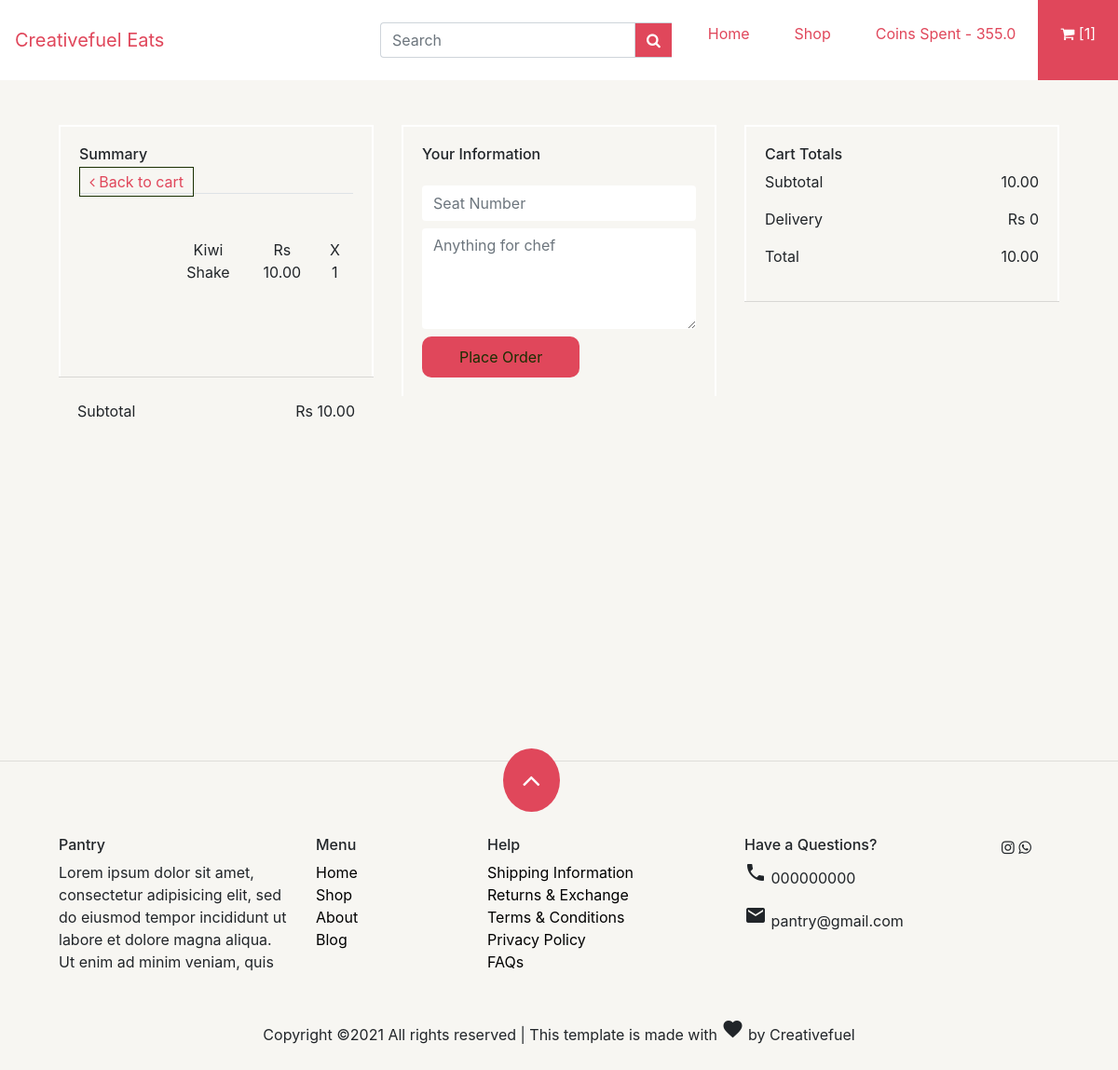
The app's page /checkout (signed in), older data.
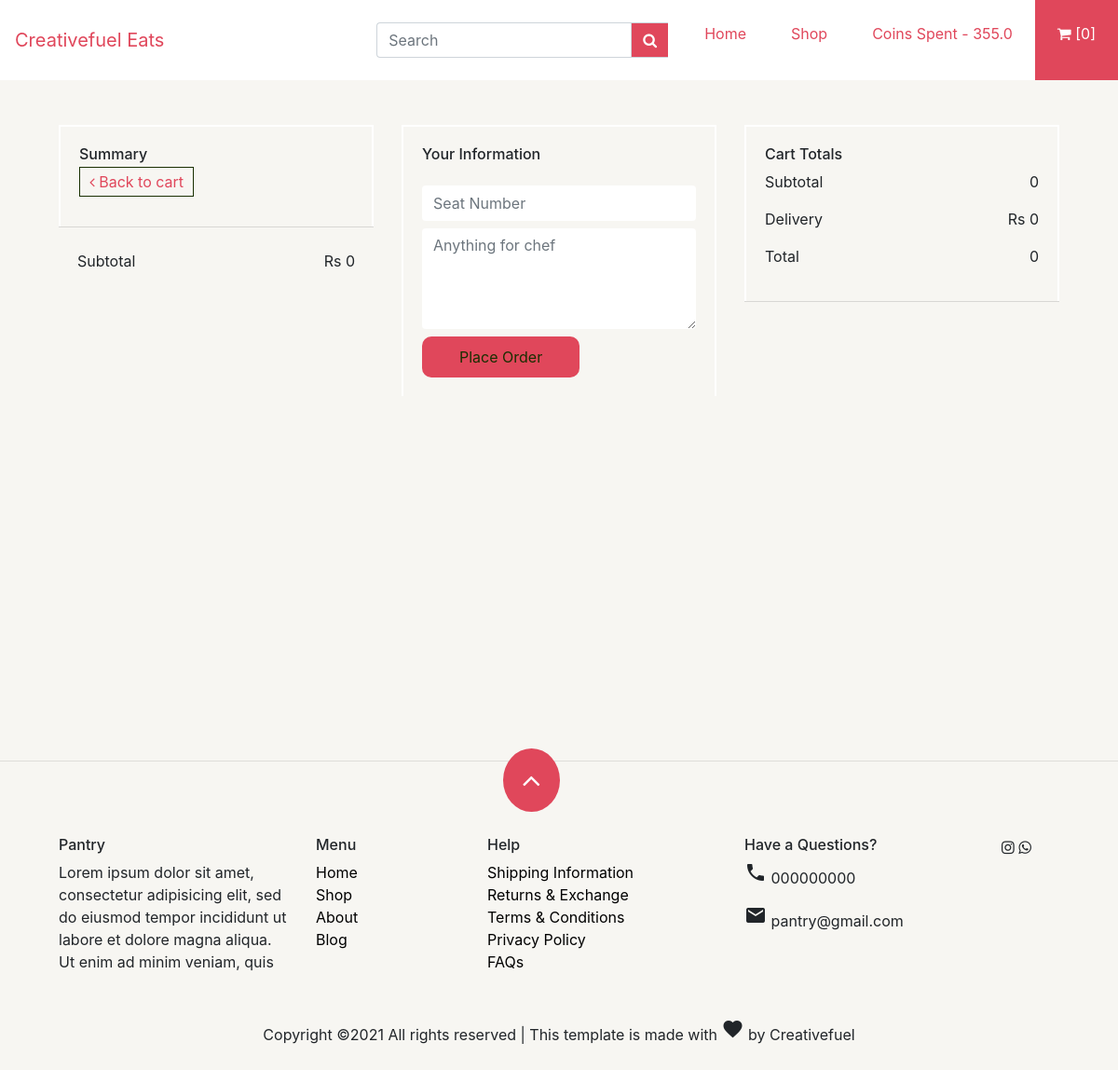
The same page, newer data.
### dashboard/models.py (models this page shows, shortened)
class OrderItem(models.Model):
    product = models.ForeignKey(Product, on_delete=models.SET_NULL, null=True)
    order = models.ForeignKey(Order, on_delete=models.SET_NULL, null=True)
    quantity = models.IntegerField(default=0, null=True, blank=True)
    date_added = models.DateTimeField(auto_now_add=True)
    @property
    def get_total(self):
        total = self.product.price * self.quantity
        return total

class Product(models.Model):
    name = models.CharField(max_length=200)
    price = models.DecimalField(max_digits=7, decimal_places=2)
    description=models.TextField(null=True,blank=True)
    image = models.ImageField(upload_to='menu_item',null=True, blank=True)
    category=models.ManyToManyField('Category',related_name='item')
    today_special=models.BooleanField(blank=True,default=False)
    @property
    def imageURL(self):
        try:
            url = self.image.url
        except:
            url = ''
        return url

class Order(models.Model):
    customer = models.ForeignKey(Customer, on_delete=models.SET_NULL, null=True, blank=True)
    date_ordered = models.DateTimeField(null=True,blank=True)
    complete = models.BooleanField(default=False,null=True,blank=True)
    price=models.DecimalField(max_digits=7, decimal_places=2,null=True,blank=True)
    transaction_id = models.CharField(max_length=100, null=True,blank=True)
    cart_date=models.DateTimeField(auto_now_add=True,null=True,blank=True)
    response_time=models.TimeField(blank=True,null=True)
    accepted=models.BooleanField(default=False,null=True,blank=True)
    cancelled=models.BooleanField(default=False,null=True,blank=True)
    delivered=models.BooleanField(default=False,null=True,blank=True)
    expected_delivery_time=models.TimeField(null=True,blank=True)
    delivery_time=models.TimeField(null=True,blank=True)
    status=models.CharField(max_length=200,null=True,blank=True)
    comment=models.TextField(blank=True,null=True)
    seat=models.CharField(max_length=200,null=True,blank=True)
    @property
    def get_cart_total(self):
        orderitems = self.orderitem_set.all()
        total = sum([item.get_total for item in orderitems])
        return total
    @property
    def get_cart_items(self):
        orderitems = self.orderitem_set.all()
        total = sum([item.quantity for item in orderitems])
        return total

### dashboard/views.py (the view, shortened to what this page needs)
# urls.py: path('checkout',views.checkout,name='checkout'),
@transaction.atomic
def checkout(request):
    if request.user.is_authenticated:
        data = cartData(request)
        cartItems = data['cartItems']
        order = data['order']
        items = data['items']
        total = order.get_cart_total
        print(total)
        print(data)
        return render(request, 'checkout.html', {'order': order, 'items': items, 'cartItems': cartItems})
    else:
        return redirect('login')

### dashboard/utils.py (called while the page is built)
def cartData(request):
    if request.user.is_authenticated:
        customer = request.user.customer
        order, created = Order.objects.get_or_create(customer=customer,complete=False)
        items = order.orderitem_set.all()
        cartItems = order.get_cart_items
    else:
        cookieData = cookieCart(request)
        cartItems = cookieData['cartItems']
        order = cookieData['order']
        items = cookieData['items']
    return {'cartItems':cartItems,'order':order,'items':items}

### dashboard/templates/checkout.html (shortened to what this page needs)
{% extends 'index_store.html' %}
{% load static %}
{% block content %}
  <section class="px-5 py-5">
    <div class="container-fluid">
      <div class="row">
        <div class="col-md-4">
          <div>
            <div class="card-body coupon border-bottom-0">
              <h6>Summary</h6>
              <a class="back_cart" href="{% url 'cart' %}"><i class="fa fa-angle-left"></i> Back to cart</a>
              <div class="table-responsive text-center cart">
                <table class="table">
                  <tbody>
                  {% for item in items %}
                    <tr>
                      <td style="background-image: url('{{ item.product.imageURL }}');background-repeat: no-repeat;background-position: center;background-size: contain;" colspan="2" class="p-5"></td>
                      <td class="py-5">
                        <p class="py-0 my-0">{{ item.product.name}}</p>
                      </td>
                      <td class="py-5">Rs {{ item.product.price}}</td>
                      <td class="py-5">
                        <p>X {{item.quantity}}</p>
                      </td>
                    </tr>
                  {% endfor %}
                  </tbody>
                </table>
              </div>
            </div>
            <div class="card-footer bg-transparent pt-4">
              <p>Subtotal <span class="float-right">Rs {{ order.get_cart_total }}</span></p>
            </div>
          </div>
        </div>
        <div class="col-md-4">
          <div>
            <div class="card-body coupon border-bottom-0">
              <h6>Your Information</h6>
              <form class="pt-3" method="POST">
                <div class="input-group mb-2">
                  <input type="text" class="form-control" name="seat" placeholder="Seat Number">
                </div>
                <div class="input-group mb-2">
                  <textarea class="form-control" rows="4" name="comment" placeholder="Anything for chef"></textarea>
                </div>
                  <input type="submit" class="couponbtn" value="Place Order">
              </form>
            </div>
          </div>
        </div>
      <div class="col-md-4">
          <div>
            <div class="card-body coupon border-bottom-0">
              <h6>Cart Totals</h6>
              <p>Subtotal <span class="float-right">{{ order.get_cart_total }}</span></p>
              <p>Delivery <span class="float-right">Rs 0</span></p>
              <p>Total <span class="float-right">{{ order.get_cart_total }}</span></p>
            </div>
            <div class="card-footer bg-transparent pt-4">
            </div>
          </div>
            </div>
          </div>
        </div>
      </div>
    <hr>
{% endblock content %}

### dashboard/templates/index_store.html (shortened to what this page needs)
<!DOCTYPE html>
<html>
{%load static%}
<head>
    <link rel="stylesheet" href="https://maxcdn.bootstrapcdn.com/bootstrap/4.5.2/css/bootstrap.min.css">
    <link rel="stylesheet" href="{% static 'store/assets/index.css' %}">
    <link rel="stylesheet" href="https://cdnjs.cloudflare.com/ajax/libs/font-awesome/4.7.0/css/font-awesome.min.css">
</head>
</head>
<body>
<div class="main">
<nav class="navbar navbar-expand-md p-0">
    <a class="navbar-brand p-3" href="index.html">Creativefuel Eats</a>
    <div class="collapse navbar-collapse pr-0 pl-3" id="collapsibleNavbar">
      <ul class="navbar-nav ml-auto">
	<li class="nav-item my-4 mr-3">
            <form action="" method="get" accept-charset="utf-8">
              <div class="input-group">
                  <input type="text" class="form-control" placeholder="Search">
                  <div class="input-group-prepend">
                    <span class="input-group-text"><i class="fa fa-search"></i></span>
                  </div>
              </div>
            </form>
        </li>
        <li class="nav-item p-3">
          <a class="nav-link" href="index.html">Home</a>
        </li>
        <li class="nav-item p-3">
          <a class="nav-link" href="shop.html">Shop</a>
        </li>
        <li class="nav-item p-3">
          <a class="nav-link" href="#">Coins Spent - {{ request.user.customer.coin_spent }}</a>
        </li>
        <li class="nav-item p-3 cartlink" style="background-color: #E0475B;color:#fff">
          <a class="nav-link" href="{% url 'cart' %}"><i class="fa fa-shopping-cart"></i> [{{cartItems}}]</a>
        </li>
      </ul>
    </div>
  </nav>
{% block content %}
            {% endblock content %}
  <section class="text-center up">
    <div class="container-fluid">
      <button><i class="fa fa-angle-up"></i></button>
    </div>
  </section>
  <footer class="px-5 py-5">
    <div class="container-fluid">
      <div class="row py-3">
        <div class="col-md-3">
          <h6>Pantry</h6>
          <p>Lorem ipsum dolor sit amet, consectetur adipisicing elit, sed do eiusmod
          tempor incididunt ut labore et dolore magna aliqua. Ut enim ad minim veniam,
          quis</p>
        </div>
        <div class="col-md-2">
          <h6>Menu</h6>
          <ul>
            <li><a href="#" title="">Home</a></li>
            <li><a href="#" title="">Shop</a></li>
            <li><a href="#" title="">About</a></li>
            <li><a href="#" title="">Blog</a></li>
          </ul>
        </div>
        <div class="col-md-3">
          <h6>Help</h6>
          <ul>
            <li><a href="#" title="">Shipping Information</a></li>
            <li><a href="#" title="">Returns & Exchange</a></li>
            <li><a href="#" title="">Terms & Conditions</a></li>
            <li><a href="#" title="">Privacy Policy</a></li>
            <li><a href="#" title="">FAQs</a></li>
          </ul>
        </div>
        <div class="col-md-3">
          <h6>Have a Questions?</h6>
          <p><span class="material-icons">phone</span> 000000000</p>
          <p><span class="material-icons">markunread</span> pantry@gmail.com</p>
        </div>
        <div class="col-md-1">
          <i class="fa fa-instagram"></i>
          <i class="fa fa-whatsapp"></i>
        </div>
      </div>
      <div class="row text-center">
        <div class="col-md-12 pt-3">
          <p>Copyright ©2021 All rights reserved | This template is made with <i class="material-icons">favorite</i> by Creativefuel</p>
        </div>
      </div>
    </div>
  </footer>
</body>
</html>

Row changes from the older to the newer data that the page shows:
no longer on this page (row edited): OrderItem: product.name "Kiwi Shake", product.price "10.00", quantity "1"
no longer on this page (row edited): Order: get_cart_total "10.00"
added Order: get_cart_total "0"
Text that changed along with them:
{{ cartItems }}: "1" → "0"
